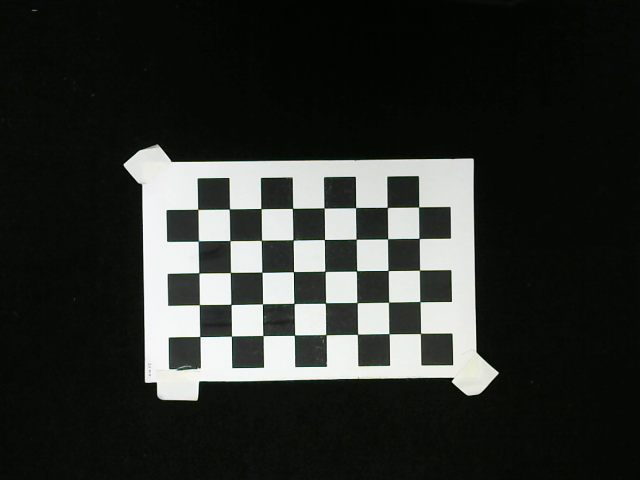
#> input picture HaoYing_v2/CalibrationImageStandard.png, 640 x 480 px, given in place of the camera
$ python EdgeDetection_20230419132305.py
#> lines starting #> are read from the running program, lines starting #| are printed output that depends on the picture; after the words box and inside, x2 and y2 are one past the last pixel; in counts of white or black regions, pixels touching at a corner belong together
import cv2
import numpy as np

def nothing(x):
    pass

cv2.namedWindow('Setting')  # 命名視窗名稱
cv2.createTrackbar('thres_1', 'Setting', 0, 255, nothing)
cv2.createTrackbar('thres_2', 'Setting', 0, 255, nothing)

## 篩選輪廓
def delet_contours(contours, delete_list):
    delta = 0
    for i in range(len(delete_list)):
        # print("i= ", i)
        contours = list(contours)
        del contours[delete_list[i] - delta]
        contours = tuple(contours)
        delta = delta + 1
    return contours

# cv2.namedWindow('Setting')  # 命名視窗名稱
# cv2.createTrackbar('min_size', 'Setting', 0, 500, nothing)
# cv2.createTrackbar('max_size', 'Setting', 400, 1000, nothing)

cap = cv2.VideoCapture(0, cv2.CAP_DSHOW)
if not cap.isOpened():
    print("Cannot open camera")
    exit()

while True:
    thres_1 = cv2.getTrackbarPos('thres_1', 'Setting')
    thres_2 = cv2.getTrackbarPos('thres_2', 'Setting')

    point1 = (156, 94)
    point2  = (504, 359)
    ret, frame = cap.read()
#> frame is the input picture: shape (480, 640, 3); mean B, G, R 44.8, 48.7, 45.4

    # frame = frame[point1[1]: point2[1], point1[0]: point2[0]]
    if not ret:
        print("Cannot receive frame")
        break
    # min_size = cv2.getTrackbarPos('min_size', 'Setting')
    # max_size = cv2.getTrackbarPos('max_size', 'Setting')

    img = cv2.cvtColor(frame, cv2.COLOR_BGR2GRAY)
    img = cv2.GaussianBlur(img, (13, 13), 1)
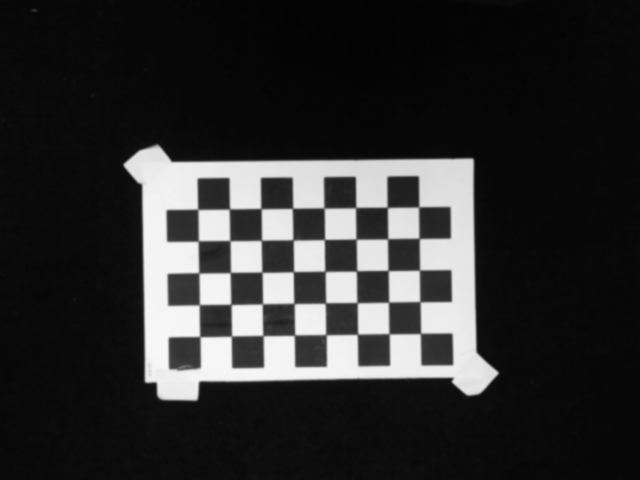
#> img: shape (480, 640); min 2, max 247, mean 47.1

    ## Laplacian()
    Laplace_output = cv2.Laplacian(img, -1, 1, 5)
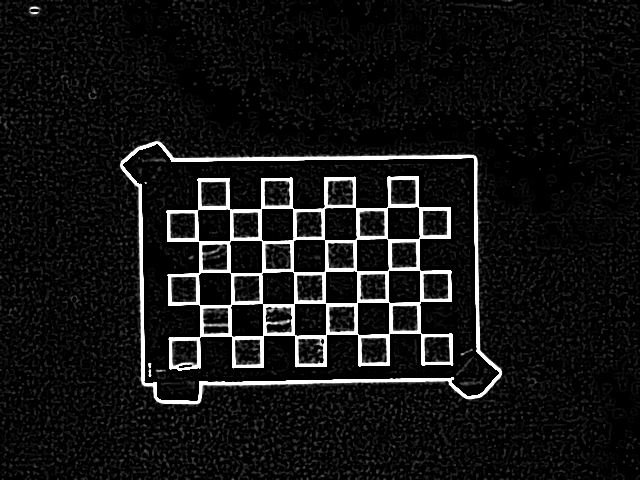
#> Laplace_output: shape (480, 640); min 0, max 255, mean 20.6
    Limg_out = (Laplace_output//32)*32
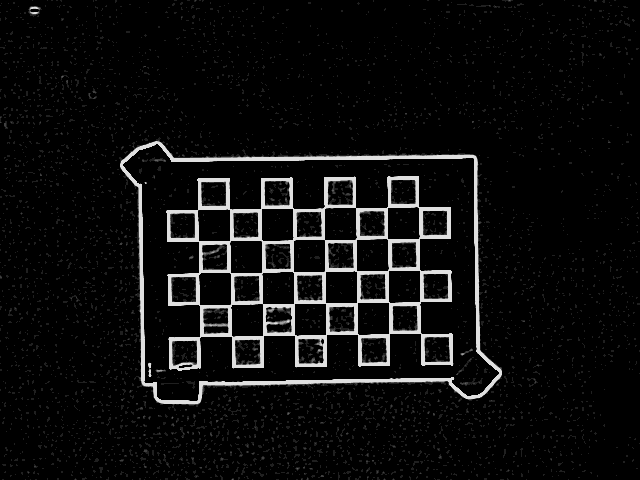
#> Limg_out: shape (480, 640); min 0, max 224, mean 14
    # Limg_out = cv2.equalizeHist(Limg_out)
    cv2.imshow("Laplacian", Limg_out)

    ## Sobel()
    sobel_output = cv2.Sobel(img, -1, 1, 1, 1, 7)
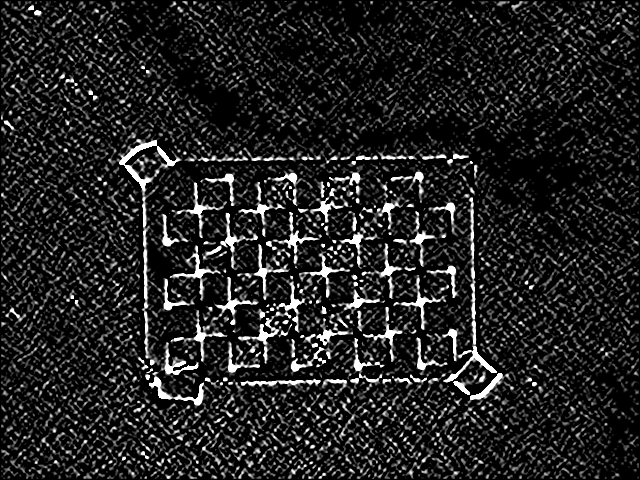
#> sobel_output: shape (480, 640); min 0, max 255, mean 34.5
    Simg_out = sobel_output
    # img_out = cv2.equalizeHist(Simg_out)
    cv2.imshow("Sobel", Simg_out)

    ## Canny()
    canny_output = cv2.Canny(img, 141, 2)
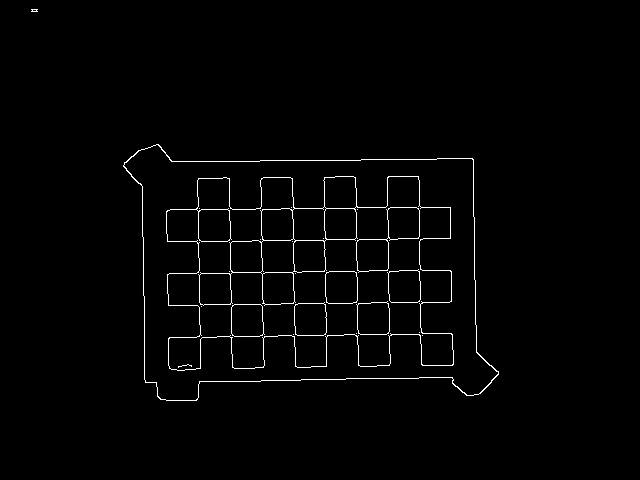
#> canny_output: shape (480, 640); 1.5% white in thin lines or dots, all inside (x1, y1, x2, y2) = (31, 9, 499, 401)
    Cimg_out = canny_output
    # img_out = cv2.equalizeHist(Simg_out)
    cv2.imshow("Canny", Cimg_out)

    img_out = Cimg_out

    ## Contours process
    element = cv2.getStructuringElement(cv2.MORPH_RECT, (3, 3))
    img_out = cv2.morphologyEx(img_out, cv2.MORPH_CLOSE, element)
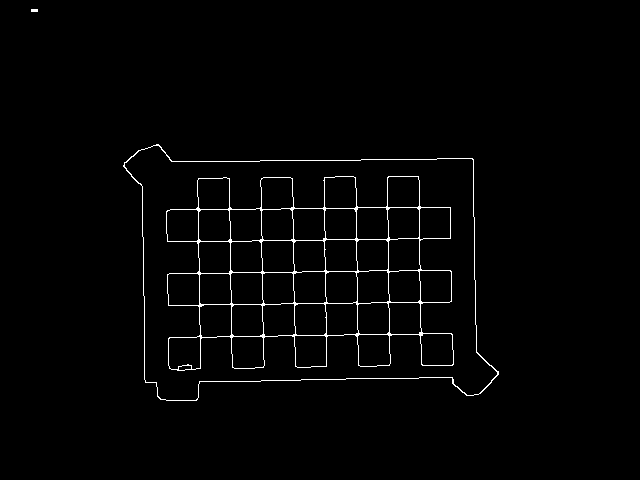
#> img_out: shape (480, 640); 1.6% white in thin lines or dots, all inside (x1, y1, x2, y2) = (31, 9, 499, 401)
    # cv2.imshow("Graph", img_out)
    contours, hierarchy = cv2.findContours(img_out, cv2.RETR_TREE, cv2.CHAIN_APPROX_NONE)
#> contours = 46 contours, 1 with area under 20; largest, box (x1, y1, x2, y2) and area: (123, 144, 499, 401) 75102, (124, 145, 498, 401) 74990, (166, 176, 454, 371) 41098, (199, 304, 232, 338) 1016, (324, 239, 358, 272) 1012

    # cv2.drawContours(frame, contours, -1, (0,0,255), 5)
    # cv2.imshow("Result", frame)

    min_size = 330
    max_size = 611
    delete_list = []
    for i in range(len(contours)):
        if (cv2.arcLength(contours[i], True) < min_size) or (cv2.arcLength(contours[i], True) > max_size):
            delete_list.append(i)
#> this loop made 46 passes
#> after the loop, delete_list = 46 values from 0 to 45

    contours = delet_contours(contours, delete_list)
#> the loop in delet_contours, `for i in range(len(delete_list)): # print("i= ", i)` made 46 passes
#> contours on passes 45 to 46: 1 contour, all with area under 20, 1 contour, all with area under 20
#> after the loop in delet_contours, `for i in range(len(delete_list)):`: delta = 46
#> contours = ()

    cv2.drawContours(frame, contours, -1, (0,0,255), 5)
    cv2.imshow("Result", frame)


    if cv2.waitKey(1) == ord('q'):
#> (key q is pressed here)
        break

cap.release()
cv2.destroyAllWindows()
